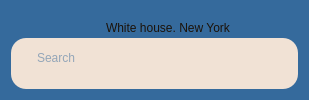
        <widget class="QWidget" name="widget_3" native="true">
         <property name="minimumSize">
          <size>
           <width>0</width>
           <height>100</height>
          </size>
         </property>
         <property name="maximumSize">
          <size>
           <width>16777215</width>
           <height>150</height>
          </size>
         </property>
         <property name="styleSheet">
          <string notr="true">background-color: #356a9c;
border-radius: 15px;</string>
         </property>
         <layout class="QVBoxLayout" name="verticalLayout_2">
          <property name="topMargin">
           <number>0</number>
          </property>
          <item>
           <widget class="QFrame" name="frame">
            <property name="frameShape">
             <enum>QFrame::StyledPanel</enum>
            </property>
            <property name="frameShadow">
             <enum>QFrame::Raised</enum>
            </property>
            <layout class="QHBoxLayout" name="horizontalLayout_2">
             <property name="leftMargin">
              <number>0</number>
             </property>
             <property name="topMargin">
              <number>0</number>
             </property>
             <property name="rightMargin">
              <number>0</number>
             </property>
             <property name="bottomMargin">
              <number>0</number>
             </property>
             <item>
              <widget class="QWidget" name="widget_6" native="true">
               <widget class="QLabel" name="label_3">
                <property name="enabled">
                 <bool>false</bool>
                </property>
                <property name="geometry">
                 <rect>
                  <x>95</x>
                  <y>18</y>
                  <width>201</width>
                  <height>20</height>
                 </rect>
                </property>
                <property name="styleSheet">
                 <string notr="true">font: 11pt &quot;Bahnschrift&quot;;
color: #1b1209;</string>
                </property>
                <property name="text">
                 <string>White house, New York</string>
                </property>
               </widget>
               <widget class="QLabel" name="user_name">
                <property name="geometry">
                 <rect>
                  <x>83</x>
                  <y>40</y>
                  <width>91</width>
                  <height>21</height>
                 </rect>
                </property>
                <property name="styleSheet">
                 <string notr="true">
color: #f1e2d5;
font: 12pt &quot;Bahnschrift&quot;;</string>
                </property>
                <property name="text">
                 <string>Tuong Dii</string>
                </property>
               </widget>
               <widget class="QPushButton" name="pushButton">
                <property name="geometry">
                 <rect>
                  <x>78</x>
                  <y>20</y>
                  <width>14</width>
                  <height>14</height>
                 </rect>
                </property>
                <property name="styleSheet">
                 <string notr="true">color: black;</string>
                </property>
                <property name="text">
                 <string/>
                </property>
                <property name="icon">
                 <iconset>
                  <normaloff>../img/location-50.png</normaloff>../img/location-50.png</iconset>
                </property>
                <property name="iconSize">
                 <size>
                  <width>14</width>
                  <height>14</height>
                 </size>
                </property>
               </widget>
               <widget class="QPushButton" name="pushButton_2">
                <property name="geometry">
                 <rect>
                  <x>0</x>
                  <y>4</y>
                  <width>60</width>
                  <height>60</height>
                 </rect>
                </property>
                <property name="minimumSize">
                 <size>
                  <width>60</width>
                  <height>60</height>
                 </size>
                </property>
                <property name="maximumSize">
                 <size>
                  <width>60</width>
                  <height>40</height>
                 </size>
                </property>
                <property name="text">
                 <string/>
                </property>
                <property name="icon">
                 <iconset>
                  <normaloff>../img/TuongDii.png</normaloff>../img/TuongDii.png</iconset>
                </property>
                <property name="iconSize">
                 <size>
                  <width>60</width>
                  <height>60</height>
                 </size>
                </property>
               </widget>
              </widget>
             </item>
            </layout>
           </widget>
          </item>
          <item>
           <widget class="QFrame" name="frame_2">
            <property name="enabled">
             <bool>true</bool>
            </property>
            <property name="minimumSize">
             <size>
              <width>0</width>
              <height>51</height>
             </size>
            </property>
            <property name="maximumSize">
             <size>
              <width>16777215</width>
              <height>51</height>
             </size>
            </property>
            <property name="styleSheet">
             <string notr="true">background-color: #f1e2d5;</string>
            </property>
            <property name="frameShape">
             <enum>QFrame::StyledPanel</enum>
            </property>
            <property name="frameShadow">
             <enum>QFrame::Raised</enum>
            </property>
            <layout class="QHBoxLayout" name="horizontalLayout_3">
             <property name="topMargin">
              <number>9</number>
             </property>
             <item>
              <widget class="QLabel" name="label_5">
               <property name="maximumSize">
                <size>
                 <width>25</width>
                 <height>25</height>
                </size>
               </property>
               <property name="text">
                <string notr="true"/>
               </property>
               <property name="pixmap">
                <pixmap>../../../../Documents/app_producer_advanced/PetAdoptionApp/img/icons8-search-64.png</pixmap>
               </property>
               <property name="scaledContents">
                <bool>true</bool>
               </property>
              </widget>
             </item>
             <item>
              <widget class="QTextEdit" name="textEdit">
               <property name="styleSheet">
                <string notr="true">color: #356A9C;
font: 12pt &quot;Segoe UI&quot;;</string>
               </property>
               <property name="placeholderText">
                <string>Search</string>
               </property>
              </widget>
             </item>
            </layout>
           </widget>
          </item>
         </layout>
        </widget>
